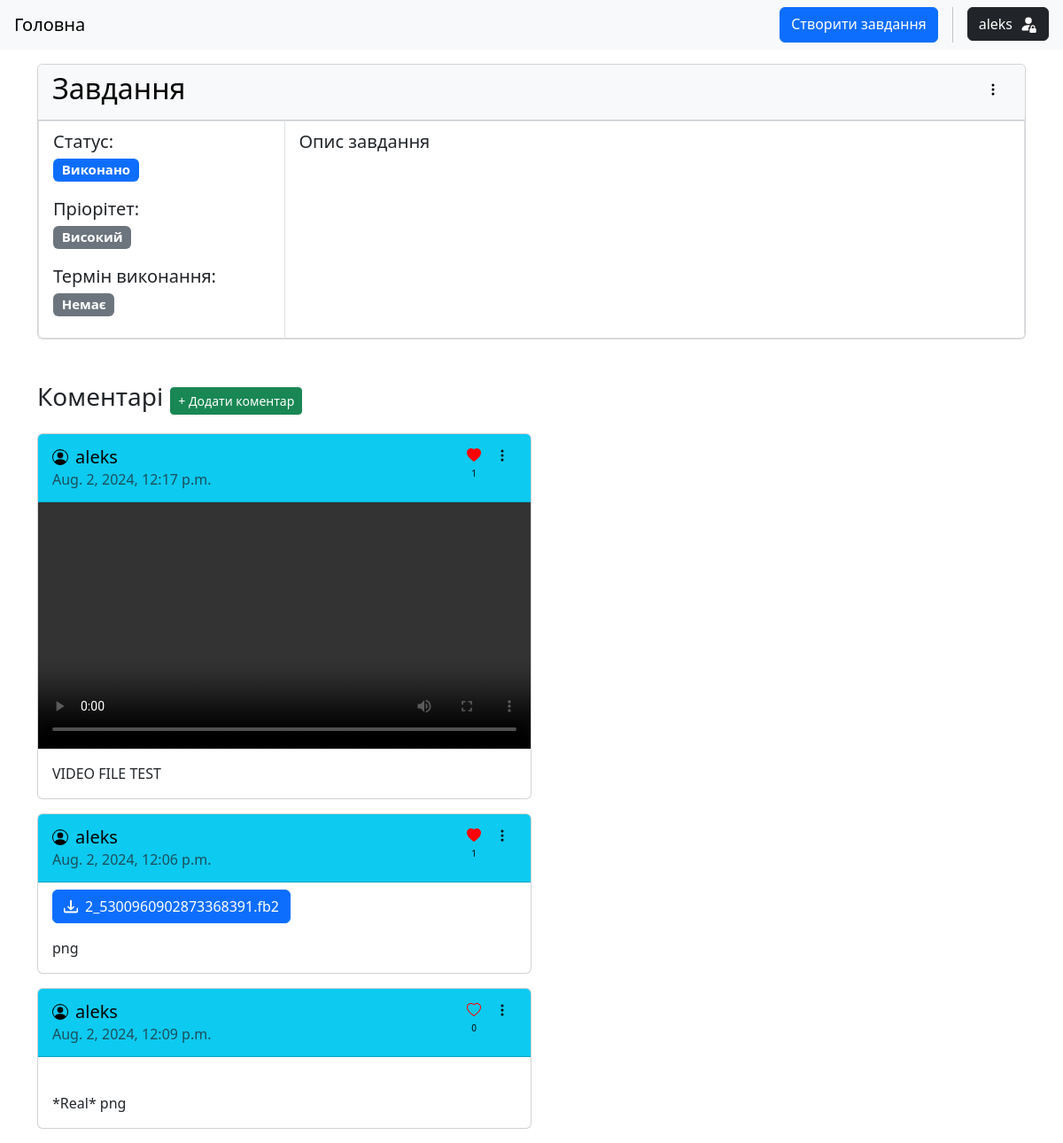
/8/ (signed in), run on the app's committed database.
### tasks/models.py (models this page shows, shortened)
class Task(models.Model):
    STATUS_CHOICES = (
        ("todo", "Назначено"),
        ("in_progress", "В процесі"),
        ("done", "Виконано")
    )
    PRIORITY_CHOICES = (
        ("low", "Низький"),
        ("medium", "Середній"),
        ("high", "Високий")
    )
    title = models.CharField(max_length=256)
    description = models.TextField()
    status = models.CharField(max_length=20, choices=STATUS_CHOICES, default="todo")
    priority = models.CharField(max_length=20, choices=PRIORITY_CHOICES, default="medium")
    due_date = models.DateField(null=True, blank=True)
    author = models.ForeignKey(User, on_delete=models.CASCADE, related_name="tasks")
    created = models.DateTimeField(auto_now_add=True)
    class Meta:
        ordering = ["-due_date", "-created"]

class Comment(models.Model):
    task = models.ForeignKey(Task, on_delete=models.CASCADE, related_name="comments")
    text = models.TextField()
    author = models.ForeignKey(User, on_delete=models.CASCADE, related_name="comments")
    media = models.FileField(upload_to=comment_media_path, blank=True, null=True)
    created_at = models.DateTimeField(auto_now_add=True)
    def get_media_name(self):
        return self.media.name.split("/")[-1]
    class Meta:
        ordering = ["-created_at"]

class Like(models.Model):
    comment = models.ForeignKey(Comment, on_delete=models.CASCADE, related_name="likes")
    author = models.ForeignKey(User, on_delete=models.CASCADE, related_name="like_comments")
    created_at = models.DateTimeField(auto_now_add=True)
    class Meta:
        unique_together = ("comment", "author")

### tasks/views.py (the view, shortened to what this page needs)
# urls.py: path("<int:pk>/", views.TaskDetailView.as_view(), name="task-detail"),
class TaskDetailView(LoginRequiredMixin, DetailView):
    model = models.Task
    context_object_name = "task"
    template_name = "tasks/task_detail.html"
    def get_context_data(self, **kwargs):
        context = super().get_context_data(**kwargs)
        task = self.get_object()
        user = self.request.user
        comments = models.Comment.objects.filter(task=task).annotate(count=Count("likes")).order_by("-count", "-created_at")
        context["comments"] = comments
        context["liked_comments"] = []
        if user.is_authenticated:
            context["liked_comments"] = [comment for comment in comments if any(like in comment.likes.all() for like in user.like_comments.all())]
        context["form"] = CommentForm()
        return context

### tasks/templatetags/custom_tags.py (called while the page is built)
@register.filter(name="endswith")
def endswith(value, args):
    return any(value.lower().endswith(arg.lower()) for arg in args.split())

@register.filter(name="format")
def format(filename, max_length=40):
    name, ext = filename.rsplit('.', 1)
    if len(name) > max_length:
        return f"{name[:max_length//2]}...{name[-(max_length//2):]}.{ext}"
    return filename

### templates/tasks/task_detail.html (shortened to what this page needs)
{% extends 'base.html' %}
{% block content %}
{% load custom_tags %}
<div class="container mt-3">
    <div class="card w-100">
        <div class="card-header text-bg-light d-flex justify-content-between">
            <h2>{{task.title}}</h2>
            <div class="dropdown">
                <button type="button" data-bs-toggle="dropdown" aria-expanded="false" class="btn border border-0">
                    <svg xmlns="http://www.w3.org/2000/svg" width="16" height="16" fill="black" class="bi bi-three-dots-vertical" viewBox="0 0 16 16">
                        <path d="M9.5 13a1.5 1.5 0 1 1-3 0 1.5 1.5 0 0 1 3 0m0-5a1.5 1.5 0 1 1-3 0 1.5 1.5 0 0 1 3 0m0-5a1.5 1.5 0 1 1-3 0 1.5 1.5 0 0 1 3 0"/>
                    </svg>
                </button>
            </div>
        </div>
        <ul class="list-group list-group-horizontal fs-5">
            <li class="list-group-item rounded-top-0 w-25">
                <div>
                    <p><b class="fw-medium">Статус</b>: <br> <span class="badge bg-primary">{{task.get_status_display}}</span></p>
                    <p><b class="fw-medium">Пріорітет</b>: <br> <span class="badge bg-secondary">{{task.get_priority_display}}</span></p>
                    <p><b class="fw-medium">Термін виконання</b>: <br>
                        <span class="badge text-bg-secondary">
                            {% if task.due_date %}
                                {{task.due_date}}
                            {% else %}
                                Немає
                            {% endif %}
                        </span>
                    </p>
                </div>
            </li>
            <li class="list-group-item rounded-top-0 w-75">{{task.description}}</li>
        </ul>
    </div>
    <div class="my-3">
        <div class="d-flex align-items-center gap-2">
            <span class="h3">Коментарі</span>
            <button type="button" class="btn btn-sm btn-success" data-bs-toggle="collapse" data-bs-target="#comment-form" aria-expanded="false" aria-controls="comment-form">+ Додати коментар</button>
        </div>
        {% for comment in comments %}
            <div class="card w-50 my-3" id="{{comment.id}}">
                <div class="card-header text-bg-info d-flex align-items-center justify-content-between">
                    <div class="d-flex flex-column">
                        <span class="h5 d-flex align-items-center gap-2">
                            {{comment.author.username}}
                        </span>
                        <h6 class="card-subtitle text-muted">
                            {{comment.created_at}}
                        </h6>
                    </div>
                    <div class="btn-group">
                        <form hx-post="{% url 'tasks:comment-like-toggle' comment.pk %}" hx-swap="outerHTML" method="post" class="d-flex align-items-center flex-column">
                            <button type="submit" class="btn btn-sm border-0" title="Лайк">
                                {% if comment in liked_comments %}
                                    <svg xmlns="http://www.w3.org/2000/svg" width="16" height="16" fill="red" class="bi bi-heart-fill" viewBox="0 0 16 16">
                                        <path fill-rule="evenodd" d="M8 1.314C12.438-3.248 23.534 4.735 8 15-7.534 4.736 3.562-3.248 8 1.314"/>
                                    </svg>
                                {% endif %}
                            </button>
                            <p hx-get="{% url 'tasks:comment-likes' comment.pk %}" hx-swap="innerHTML" hx-trigger="every 60s" style="font-size: x-small;">{{comment.likes.all|length}}</p>
                        </form>
                        <div class="dropend dropend-right">
                            <button type="button" class="btn btn-sm border-0 w-auto" data-bs-toggle="dropdown" aria-expanded="false">
                                <svg xmlns="http://www.w3.org/2000/svg" width="16" height="16" fill="black" class="bi bi-three-dots-vertical" viewBox="0 0 16 16">
                                    <path d="M9.5 13a1.5 1.5 0 1 1-3 0 1.5 1.5 0 0 1 3 0m0-5a1.5 1.5 0 1 1-3 0 1.5 1.5 0 0 1 3 0m0-5a1.5 1.5 0 1 1-3 0 1.5 1.5 0 0 1 3 0"/>
                                </svg>
                            </button>
                        </div>
                    </div>
                </div>
                {% if comment.media %}
                    {% if comment.media.url|endswith:".png .jpeg .jpg" %}
                        <a href="{{comment.media.url}}" download>
                        </a>
                    {% elif comment.media.url|endswith:".mp4" %}
                        <video class="card-img rounded-0" controls>
                            <source src="{{comment.media.url}}" type="video/mp4">
                        </video>
                    {% else %}
                        <div class="card-body d-flex pt-2 pb-0" title="{{comment.media.get_media_name}}">
                            <a href="{{comment.media.url}}" download class="btn btn-primary w-auto mw-100 d-flex align-items-center gap-2" title="Download">
                                {{comment.get_media_name|format}}
                            </a>
                        </div>
                    {% endif %}
                {% endif %}
                <div class="card-body">
                    <p class="card-text">
                        {{comment.text}}
                    </p>
                </div>
            </div>
        {% empty %}
            <div class="card text-center my-3">
                <div class="card-body">
                    Коментарі відсутні
                </div>
            </div>
        {% endfor %}
    </div>
</div>
{% endblock %}

### templates/base.html (shortened to what this page needs)
<!DOCTYPE html>
<html lang="en">
<head>
    <link rel="stylesheet" href="https://cdn.jsdelivr.net/npm/bootstrap@5.3.3/dist/css/bootstrap.min.css">
<body>
    <nav class="navbar navbar-expand-lg navbar-light bg-light">
        <div class="d-flex justify-content-between w-100">
            <a href="{% url 'tasks:task-list' %}" class="navbar-brand mx-3">Головна</a>
            <div class="d-flex me-3 gap-3">
                <a href="{% url 'tasks:task-create' %}" class="btn btn-primary">Cтворити завдання</a>
                <div class="dropdown">
                    <button class="btn btn-dark" type="button" data-bs-toggle="dropdown" aria-expanded="false">
                        <div class="d-flex flex-row align-items-center gap-2">
                            {% if request.user.is_authenticated %}
                                {% if request.user.username|length <= 21 %}
                                    {{request.user.username}}
                                {% else %}
                                    {{request.user.username|slice:18}}...
                                {% endif %}
                            {% else %}
                                <strong>Unauthenticated user</strong>
                                <svg xmlns="http://www.w3.org/2000/svg" width="20" height="20" fill="currentColor" class="bi bi-person-fill h-100" viewBox="0 0 16 16">
                                    <path d="M3 14s-1 0-1-1 1-4 6-4 6 3 6 4-1 1-1 1zm5-6a3 3 0 1 0 0-6 3 3 0 0 0 0 6"/>
                                </svg>
                            {% endif %}
                        </div>
                    </button>
                </div>
            </div>
        </div>
    </nav>
    {% block content %}
    {% endblock %}
</body>
</html>

### data on the page
Task: title "Завдання", status "Виконано", priority "Високий", description "Опис завдання"
Comment: author.username "aleks", created_at "Aug. 2, 2024, 12:17 p.m.", likes.all|length "1", text "VIDEO FILE TEST"
Comment: author.username "aleks", created_at "Aug. 2, 2024, 12:06 p.m.", likes.all|length "1", get_media_name "2_5300960902873368391.fb2", text "png"
Comment: author.username "aleks", created_at "Aug. 2, 2024, 12:09 p.m.", likes.all|length "0", text "*Real* png"

### other printed values
{{ request.user.username }} "aleks"
